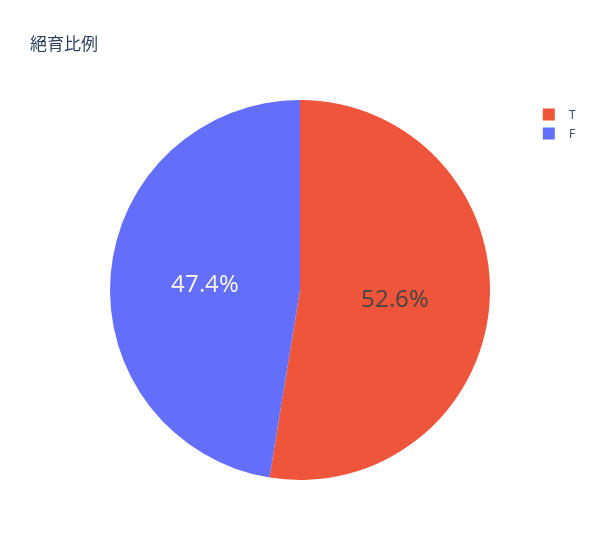

Source (notebook cell):
### Markdown cell above
## 流浪狗絕育比例

### Code cell
animal_sterilization_exclude_N = df.query("animal_sterilization != 'N'")
draw_pie(animal_sterilization_exclude_N, 'animal_sterilization', title='絕育比例')
draw_pie(animal_sterilization_exclude_N, 'animal_sterilization', title='絕育比例（大型犬）', filter_col='animal_bodytype', filter_val='BIG')
draw_pie(animal_sterilization_exclude_N, 'animal_sterilization', title='絕育比例（中型犬）', filter_col='animal_bodytype', filter_val='MEDIUM')
draw_pie(animal_sterilization_exclude_N, 'animal_sterilization', title='絕育比例（小型犬）', filter_col='animal_bodytype', filter_val='SMALL')

### Figure 1 — Plotly figure (JSON) as saved in the notebook; plotly's stock layout.template omitted (floating-point values rounded to 4 significant figures)
{"data": [{"customdata": [["F"], ["T"]], "domain": {"x": [0, 1], "y": [0, 1]}, "hovertemplate": "animal_sterilization=%{customdata[0]}<br>animal_id=%{value}<extra></extra>", "labels": ["F", "T"], "legendgroup": "", "marker": {"colors": ["#636efa", "#EF553B"]}, "name": "", "showlegend": true, "textfont": {"size": 24}, "textposition": "inside", "type": "pie", "values": [2725, 3020]}], "layout": {"legend": {"tracegroupgap": 0}, "title": {"text": "絕育比例"}, "width": 600}}
